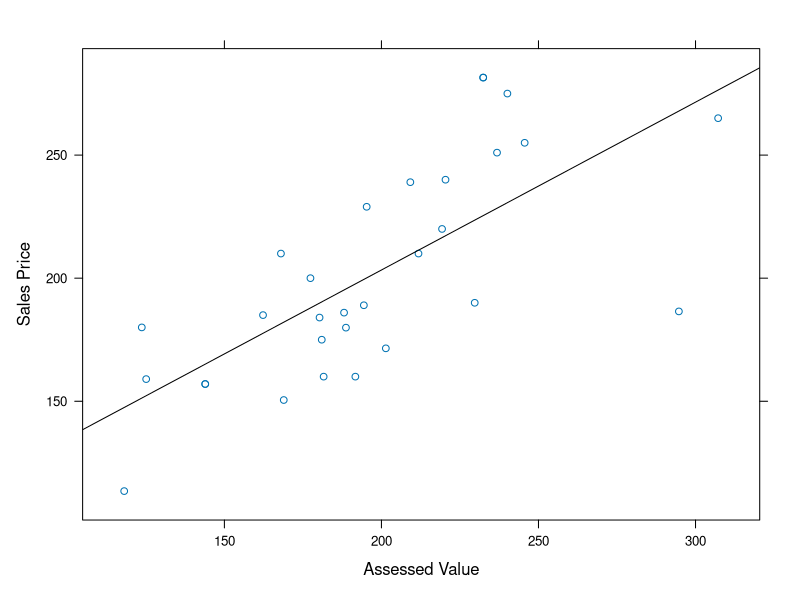

Here is the R script that generated this plot:
## ---- setup
library(lattice)
lin_reg_plot <- function(data, ...){
  xyplot(data,
         panel = function(x,y){
          panel.xyplot(x,y)
          panel.lmline(x,y)
         },...)
}
sales <- read.table("sales.txt", header=T)
## ---- A_1
lin_reg_plot(sales$SalesPrice ~ sales$AssessedValue, xlab="Assessed Value", ylab="Sales Price")
## ---- A_3
sales.cor <- cor(sales$SalesPrice, sales$AssessedValue)
## ---- A_5
sales.lm <- lm(sales$SalesPrice ~ sales$AssessedValue)
## ---- A_6
sales.predict <- predict(sales.lm)
